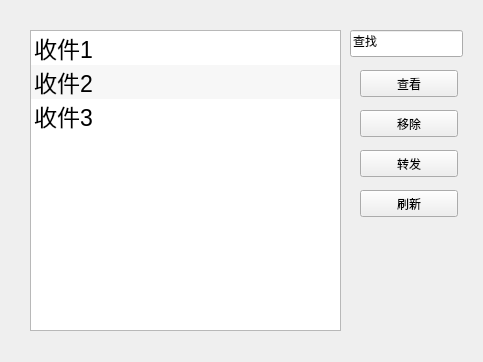
<?xml version="1.0" encoding="UTF-8"?>
<ui version="4.0">
 <class>InBox</class>
 <widget class="QMainWindow" name="InBox">
  <property name="geometry">
   <rect>
    <x>0</x>
    <y>0</y>
    <width>483</width>
    <height>362</height>
   </rect>
  </property>
  <property name="windowTitle">
   <string>收件箱</string>
  </property>
  <widget class="QWidget" name="centralwidget">
   <widget class="QPushButton" name="pushButton_3">
    <property name="geometry">
     <rect>
      <x>360</x>
      <y>150</y>
      <width>98</width>
      <height>27</height>
     </rect>
    </property>
    <property name="text">
     <string>转发</string>
    </property>
   </widget>
   <widget class="QPushButton" name="pushButton_2">
    <property name="geometry">
     <rect>
      <x>360</x>
      <y>110</y>
      <width>98</width>
      <height>27</height>
     </rect>
    </property>
    <property name="text">
     <string>移除</string>
    </property>
   </widget>
   <widget class="QLineEdit" name="lineEdit">
    <property name="geometry">
     <rect>
      <x>350</x>
      <y>30</y>
      <width>113</width>
      <height>27</height>
     </rect>
    </property>
    <property name="text">
     <string>查找</string>
    </property>
   </widget>
   <widget class="QListWidget" name="listWidget">
    <property name="geometry">
     <rect>
      <x>30</x>
      <y>30</y>
      <width>311</width>
      <height>301</height>
     </rect>
    </property>
    <property name="font">
     <font>
      <pointsize>17</pointsize>
     </font>
    </property>
    <property name="tabKeyNavigation">
     <bool>false</bool>
    </property>
    <property name="dragEnabled">
     <bool>true</bool>
    </property>
    <property name="dragDropOverwriteMode">
     <bool>true</bool>
    </property>
    <property name="alternatingRowColors">
     <bool>true</bool>
    </property>
    <item>
     <property name="text">
      <string>收件1</string>
     </property>
     <property name="font">
      <font>
       <pointsize>17</pointsize>
      </font>
     </property>
    </item>
    <item>
     <property name="text">
      <string>收件2</string>
     </property>
     <property name="font">
      <font>
       <pointsize>17</pointsize>
      </font>
     </property>
    </item>
    <item>
     <property name="text">
      <string>收件3</string>
     </property>
     <property name="font">
      <font>
       <pointsize>17</pointsize>
      </font>
     </property>
    </item>
   </widget>
   <widget class="QPushButton" name="pushButton">
    <property name="geometry">
     <rect>
      <x>360</x>
      <y>70</y>
      <width>98</width>
      <height>27</height>
     </rect>
    </property>
    <property name="text">
     <string>查看</string>
    </property>
   </widget>
   <widget class="QPushButton" name="pushButton_4">
    <property name="geometry">
     <rect>
      <x>360</x>
      <y>190</y>
      <width>98</width>
      <height>27</height>
     </rect>
    </property>
    <property name="text">
     <string>刷新</string>
    </property>
   </widget>
  </widget>
 </widget>
 <resources/>
 <connections/>
</ui>
